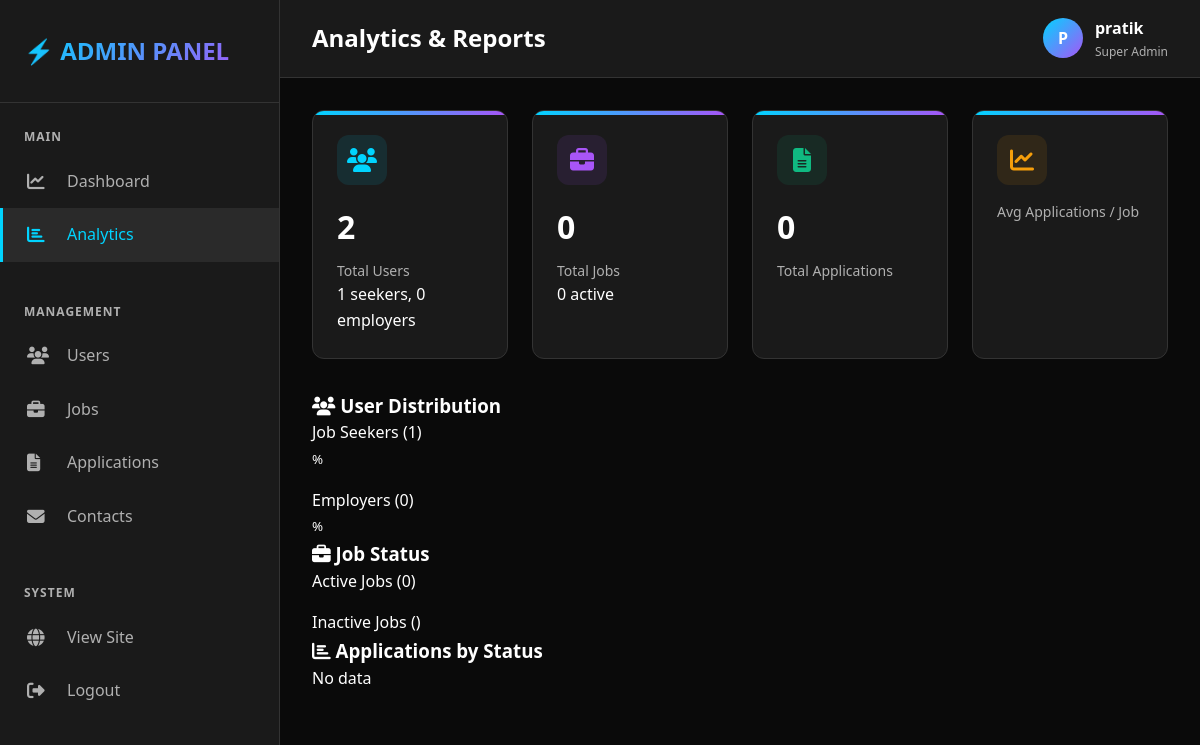
Page /admin-panel/analytics/ (signed in) on the earlier database version.
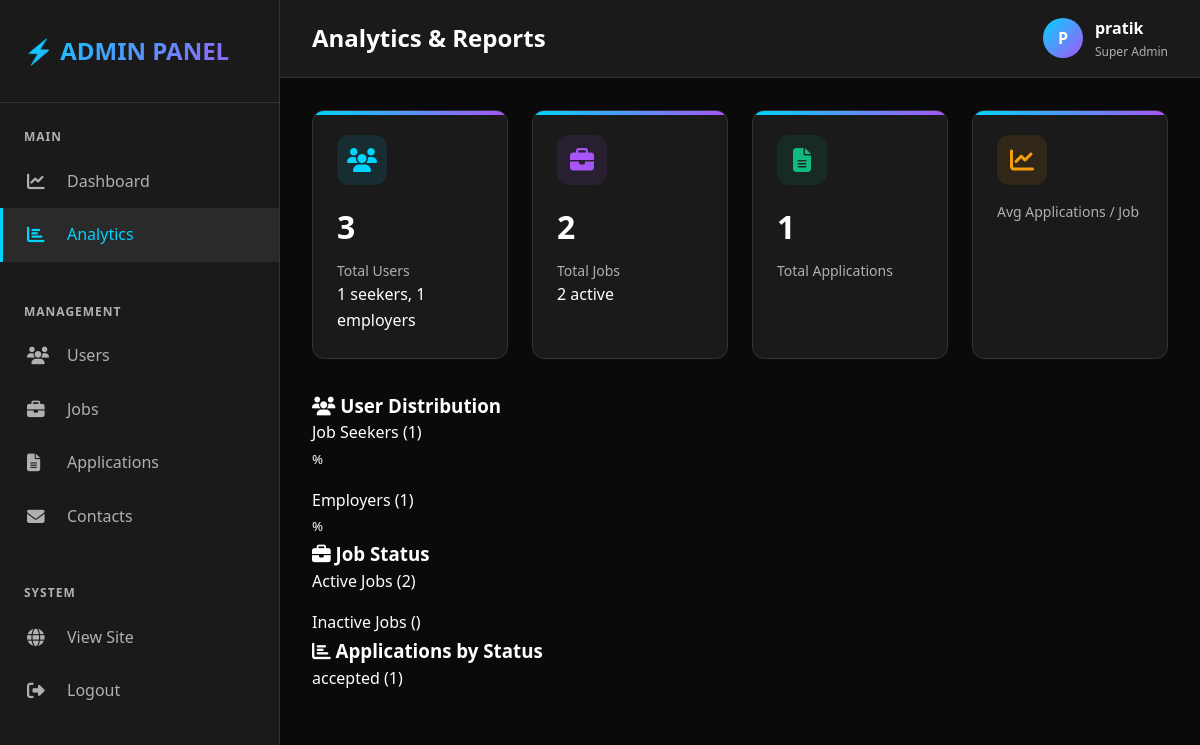
Same page on the later database version.
### jobs/models.py (models this page shows, shortened)
class Application(models.Model):
    STATUS_CHOICES = (
        ('pending', 'Pending'),
        ('reviewed', 'Reviewed'),
        ('shortlisted', 'Shortlisted'),
        ('rejected', 'Rejected'),
        ('accepted', 'Accepted'),
    )
    job = models.ForeignKey(Job, on_delete=models.CASCADE, related_name='applications')
    applicant = models.ForeignKey(User, on_delete=models.CASCADE, related_name='applications')
    resume = models.FileField(upload_to='application_resumes/')
    cover_letter = models.TextField()
    contact_email = models.EmailField()
    contact_phone = models.CharField(max_length=15)
    status = models.CharField(max_length=20, choices=STATUS_CHOICES, default='pending')
    applied_date = models.DateTimeField(auto_now_add=True)
    updated_at = models.DateTimeField(auto_now=True)
    class Meta:
        ordering = ['-applied_date']
        unique_together = ['job', 'applicant']

### admin_panel/views.py (the view)
    def wrap(request, *args, **kwargs):
        if not request.user.is_superuser:
            return HttpResponseForbidden("Access denied. Admin only.")
        return function(request, *args, **kwargs)

### admin_panel/views.py (called while the page is built)
def admin_required(function):
    def wrap(request, *args, **kwargs):
        if not request.user.is_superuser:
            return HttpResponseForbidden("Access denied. Admin only.")
        return function(request, *args, **kwargs)
    wrap.__doc__ = function.__doc__
    wrap.__name__ = function.__name__
    return wrap

### admin_panel/templates/analytics.html (shortened to what this page needs)
{% extends 'admin_layout.html' %}
{% block page_title %}Analytics & Reports{% endblock %}
{% block content %}
<div class="stats-grid">
    <div class="stat-card">
        <div class="stat-icon blue"><i class="fas fa-users"></i></div>
        <div class="stat-value">{{ total_users }}</div>
        <div class="stat-label">Total Users</div>
        <div class="text-muted">{{ seekers }} seekers, {{ employers }} employers</div>
    </div>
    <div class="stat-card">
        <div class="stat-icon purple"><i class="fas fa-briefcase"></i></div>
        <div class="stat-value">{{ total_jobs }}</div>
        <div class="stat-label">Total Jobs</div>
        <div class="text-success">{{ active_jobs }} active</div>
    </div>
    <div class="stat-card">
        <div class="stat-icon green"><i class="fas fa-file-alt"></i></div>
        <div class="stat-value">{{ total_applications }}</div>
        <div class="stat-label">Total Applications</div>
    </div>
    <div class="stat-card">
        <div class="stat-icon orange"><i class="fas fa-chart-line"></i></div>
        <div class="stat-label">Avg Applications / Job</div>
    </div>
</div>
<div class="card">
    <div class="card-header">
        <h3 class="card-title"><i class="fas fa-users"></i> User Distribution</h3>
    </div>
    <div class="card-body">
        <p>Job Seekers ({{ seekers }})</p>
        <small>{{ seekers_pct|floatformat:1 }}%</small>
        <p style="margin-top:1rem;">Employers ({{ employers }})</p>
        <small>{{ employers_pct|floatformat:1 }}%</small>
    </div>
</div>
<div class="card">
    <div class="card-header">
        <h3 class="card-title"><i class="fas fa-briefcase"></i> Job Status</h3>
    </div>
    <div class="card-body">
        <p>Active Jobs ({{ active_jobs }})</p>
        <p style="margin-top:1rem;">Inactive Jobs ({{ inactive_jobs }})</p>
    </div>
</div>
<div class="card">
    <div class="card-header">
        <h3 class="card-title"><i class="fas fa-chart-bar"></i> Applications by Status</h3>
    </div>
    <div class="card-body">
        {% for item in applications_by_status %}
            <p>{{ item.status }} ({{ item.count }})</p>
        {% empty %}
            <p class="text-muted">No data</p>
        {% endfor %}
    </div>
</div>
{% endblock %}

Differences in the rows shown:
added Application: status "accepted", count "1"
Other differences:
{{ total_users }}: "2" → "3"
{{ employers }}: "0" → "1"
{{ total_jobs }}: "0" → "2"
{{ active_jobs }}: "0" → "2"
{{ total_applications }}: "0" → "1"
text no longer shown: "No data"
